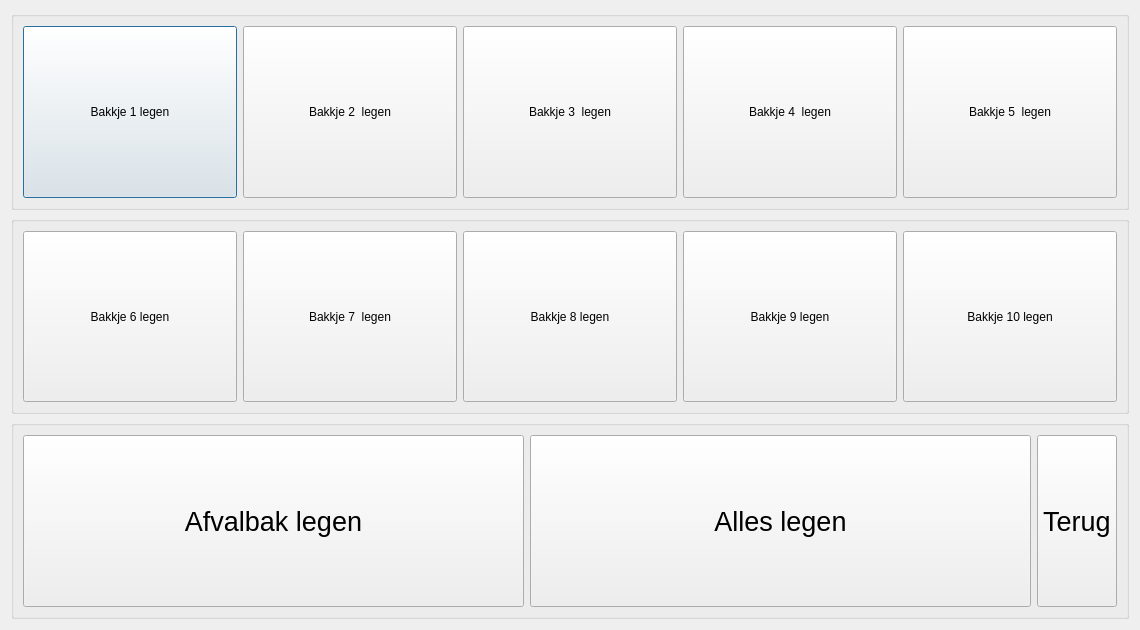
<?xml version="1.0" encoding="UTF-8"?>
<ui version="4.0">
 <class>Bakkjes</class>
 <widget class="QDialog" name="Bakkjes">
  <property name="geometry">
   <rect>
    <x>0</x>
    <y>0</y>
    <width>1140</width>
    <height>630</height>
   </rect>
  </property>
  <property name="sizePolicy">
   <sizepolicy hsizetype="Expanding" vsizetype="Expanding">
    <horstretch>0</horstretch>
    <verstretch>0</verstretch>
   </sizepolicy>
  </property>
  <property name="windowTitle">
   <string>Bakkjes</string>
  </property>
  <layout class="QVBoxLayout" name="verticalLayout">
   <item>
    <widget class="QGroupBox" name="groupBox">
     <property name="title">
      <string/>
     </property>
     <property name="flat">
      <bool>true</bool>
     </property>
     <layout class="QHBoxLayout" name="horizontalLayout_2">
      <item>
       <widget class="QPushButton" name="Bakkje1">
        <property name="sizePolicy">
         <sizepolicy hsizetype="Expanding" vsizetype="Ignored">
          <horstretch>0</horstretch>
          <verstretch>0</verstretch>
         </sizepolicy>
        </property>
        <property name="minimumSize">
         <size>
          <width>0</width>
          <height>0</height>
         </size>
        </property>
        <property name="sizeIncrement">
         <size>
          <width>1</width>
          <height>1</height>
         </size>
        </property>
        <property name="text">
         <string>Bakkje 1 legen</string>
        </property>
        <property name="icon">
         <iconset>
          <normaloff>resources/icons/bakkje1.png</normaloff>resources/icons/bakkje1.png</iconset>
        </property>
        <property name="iconSize">
         <size>
          <width>130</width>
          <height>150</height>
         </size>
        </property>
        <property name="default">
         <bool>false</bool>
        </property>
       </widget>
      </item>
      <item>
       <widget class="QPushButton" name="Bakkje2">
        <property name="sizePolicy">
         <sizepolicy hsizetype="Expanding" vsizetype="Ignored">
          <horstretch>0</horstretch>
          <verstretch>0</verstretch>
         </sizepolicy>
        </property>
        <property name="sizeIncrement">
         <size>
          <width>1</width>
          <height>1</height>
         </size>
        </property>
        <property name="text">
         <string>Bakkje 2  legen</string>
        </property>
        <property name="icon">
         <iconset>
          <normaloff>resources/icons/bakkje2.png</normaloff>resources/icons/bakkje2.png</iconset>
        </property>
        <property name="iconSize">
         <size>
          <width>130</width>
          <height>150</height>
         </size>
        </property>
       </widget>
      </item>
      <item>
       <widget class="QPushButton" name="Bakkje3">
        <property name="sizePolicy">
         <sizepolicy hsizetype="Expanding" vsizetype="Ignored">
          <horstretch>0</horstretch>
          <verstretch>0</verstretch>
         </sizepolicy>
        </property>
        <property name="sizeIncrement">
         <size>
          <width>1</width>
          <height>1</height>
         </size>
        </property>
        <property name="text">
         <string>Bakkje 3  legen</string>
        </property>
        <property name="icon">
         <iconset>
          <normaloff>resources/icons/bakkje3.png</normaloff>resources/icons/bakkje3.png</iconset>
        </property>
        <property name="iconSize">
         <size>
          <width>130</width>
          <height>150</height>
         </size>
        </property>
       </widget>
      </item>
      <item>
       <widget class="QPushButton" name="Bakkje4">
        <property name="sizePolicy">
         <sizepolicy hsizetype="Expanding" vsizetype="Ignored">
          <horstretch>0</horstretch>
          <verstretch>0</verstretch>
         </sizepolicy>
        </property>
        <property name="sizeIncrement">
         <size>
          <width>1</width>
          <height>1</height>
         </size>
        </property>
        <property name="text">
         <string>Bakkje 4  legen</string>
        </property>
        <property name="icon">
         <iconset>
          <normaloff>resources/icons/bakkje4.png</normaloff>resources/icons/bakkje4.png</iconset>
        </property>
        <property name="iconSize">
         <size>
          <width>130</width>
          <height>150</height>
         </size>
        </property>
       </widget>
      </item>
      <item>
       <widget class="QPushButton" name="Bakkje5">
        <property name="sizePolicy">
         <sizepolicy hsizetype="Expanding" vsizetype="Ignored">
          <horstretch>0</horstretch>
          <verstretch>0</verstretch>
         </sizepolicy>
        </property>
        <property name="minimumSize">
         <size>
          <width>1</width>
          <height>1</height>
         </size>
        </property>
        <property name="sizeIncrement">
         <size>
          <width>1</width>
          <height>1</height>
         </size>
        </property>
        <property name="text">
         <string>Bakkje 5  legen</string>
        </property>
        <property name="icon">
         <iconset>
          <normaloff>resources/icons/bakkje5.png</normaloff>resources/icons/bakkje5.png</iconset>
        </property>
        <property name="iconSize">
         <size>
          <width>130</width>
          <height>150</height>
         </size>
        </property>
       </widget>
      </item>
     </layout>
    </widget>
   </item>
   <item>
    <widget class="QGroupBox" name="groupBox_4">
     <property name="title">
      <string/>
     </property>
     <property name="flat">
      <bool>true</bool>
     </property>
     <layout class="QHBoxLayout" name="horizontalLayout_4">
      <item>
       <widget class="QPushButton" name="Bakkje6">
        <property name="sizePolicy">
         <sizepolicy hsizetype="Expanding" vsizetype="Ignored">
          <horstretch>0</horstretch>
          <verstretch>0</verstretch>
         </sizepolicy>
        </property>
        <property name="minimumSize">
         <size>
          <width>0</width>
          <height>0</height>
         </size>
        </property>
        <property name="sizeIncrement">
         <size>
          <width>1</width>
          <height>1</height>
         </size>
        </property>
        <property name="text">
         <string>Bakkje 6 legen</string>
        </property>
        <property name="icon">
         <iconset>
          <normaloff>resources/icons/bakkje6.png</normaloff>resources/icons/bakkje6.png</iconset>
        </property>
        <property name="iconSize">
         <size>
          <width>130</width>
          <height>150</height>
         </size>
        </property>
        <property name="default">
         <bool>false</bool>
        </property>
       </widget>
      </item>
      <item>
       <widget class="QPushButton" name="Bakkje7">
        <property name="sizePolicy">
         <sizepolicy hsizetype="Expanding" vsizetype="Ignored">
          <horstretch>0</horstretch>
          <verstretch>0</verstretch>
         </sizepolicy>
        </property>
        <property name="sizeIncrement">
         <size>
          <width>1</width>
          <height>1</height>
         </size>
        </property>
        <property name="text">
         <string>Bakkje 7  legen</string>
        </property>
        <property name="icon">
         <iconset>
          <normaloff>resources/icons/bakkje7.png</normaloff>resources/icons/bakkje7.png</iconset>
        </property>
        <property name="iconSize">
         <size>
          <width>130</width>
          <height>150</height>
         </size>
        </property>
       </widget>
      </item>
      <item>
       <widget class="QPushButton" name="Bakkje8">
        <property name="sizePolicy">
         <sizepolicy hsizetype="Expanding" vsizetype="Ignored">
          <horstretch>0</horstretch>
          <verstretch>0</verstretch>
         </sizepolicy>
        </property>
        <property name="sizeIncrement">
         <size>
          <width>1</width>
          <height>1</height>
         </size>
        </property>
        <property name="text">
         <string>Bakkje 8 legen</string>
        </property>
        <property name="icon">
         <iconset>
          <normaloff>resources/icons/bakkje8.png</normaloff>resources/icons/bakkje8.png</iconset>
        </property>
        <property name="iconSize">
         <size>
          <width>130</width>
          <height>150</height>
         </size>
        </property>
       </widget>
      </item>
      <item>
       <widget class="QPushButton" name="Bakkje9">
        <property name="sizePolicy">
         <sizepolicy hsizetype="Expanding" vsizetype="Ignored">
          <horstretch>0</horstretch>
          <verstretch>0</verstretch>
         </sizepolicy>
        </property>
        <property name="sizeIncrement">
         <size>
          <width>1</width>
          <height>1</height>
         </size>
        </property>
        <property name="text">
         <string>Bakkje 9 legen</string>
        </property>
        <property name="icon">
         <iconset>
          <normaloff>resources/icons/bakkje9.png</normaloff>resources/icons/bakkje9.png</iconset>
        </property>
        <property name="iconSize">
         <size>
          <width>130</width>
          <height>150</height>
         </size>
        </property>
       </widget>
      </item>
      <item>
       <widget class="QPushButton" name="Bakkje10">
        <property name="sizePolicy">
         <sizepolicy hsizetype="Expanding" vsizetype="Ignored">
          <horstretch>0</horstretch>
          <verstretch>0</verstretch>
         </sizepolicy>
        </property>
        <property name="minimumSize">
         <size>
          <width>1</width>
          <height>1</height>
         </size>
        </property>
        <property name="sizeIncrement">
         <size>
          <width>1</width>
          <height>1</height>
         </size>
        </property>
        <property name="text">
         <string>Bakkje 10 legen</string>
        </property>
        <property name="icon">
         <iconset>
          <normaloff>resources/icons/bakkje10.png</normaloff>resources/icons/bakkje10.png</iconset>
        </property>
        <property name="iconSize">
         <size>
          <width>130</width>
          <height>150</height>
         </size>
        </property>
       </widget>
      </item>
     </layout>
    </widget>
   </item>
   <item>
    <widget class="QGroupBox" name="groupBox_3">
     <property name="title">
      <string/>
     </property>
     <layout class="QHBoxLayout" name="horizontalLayout">
      <item>
       <widget class="QPushButton" name="Bakkje1_7">
        <property name="sizePolicy">
         <sizepolicy hsizetype="Expanding" vsizetype="Ignored">
          <horstretch>0</horstretch>
          <verstretch>0</verstretch>
         </sizepolicy>
        </property>
        <property name="minimumSize">
         <size>
          <width>0</width>
          <height>0</height>
         </size>
        </property>
        <property name="sizeIncrement">
         <size>
          <width>1</width>
          <height>1</height>
         </size>
        </property>
        <property name="font">
         <font>
          <pointsize>20</pointsize>
         </font>
        </property>
        <property name="text">
         <string>Afvalbak legen</string>
        </property>
        <property name="icon">
         <iconset>
          <normaloff>resources/icons/5a364e155f2996.0940982315135083733898.png</normaloff>resources/icons/5a364e155f2996.0940982315135083733898.png</iconset>
        </property>
        <property name="iconSize">
         <size>
          <width>150</width>
          <height>150</height>
         </size>
        </property>
       </widget>
      </item>
      <item>
       <widget class="QPushButton" name="Bakkje1_8">
        <property name="sizePolicy">
         <sizepolicy hsizetype="Expanding" vsizetype="Ignored">
          <horstretch>0</horstretch>
          <verstretch>0</verstretch>
         </sizepolicy>
        </property>
        <property name="minimumSize">
         <size>
          <width>0</width>
          <height>0</height>
         </size>
        </property>
        <property name="sizeIncrement">
         <size>
          <width>1</width>
          <height>1</height>
         </size>
        </property>
        <property name="font">
         <font>
          <pointsize>20</pointsize>
         </font>
        </property>
        <property name="text">
         <string>Alles legen</string>
        </property>
        <property name="icon">
         <iconset>
          <normaloff>resources/icons/alleslegen.png</normaloff>resources/icons/alleslegen.png</iconset>
        </property>
        <property name="iconSize">
         <size>
          <width>150</width>
          <height>150</height>
         </size>
        </property>
       </widget>
      </item>
      <item>
       <widget class="QPushButton" name="Terug">
        <property name="sizePolicy">
         <sizepolicy hsizetype="Minimum" vsizetype="Ignored">
          <horstretch>0</horstretch>
          <verstretch>0</verstretch>
         </sizepolicy>
        </property>
        <property name="minimumSize">
         <size>
          <width>0</width>
          <height>0</height>
         </size>
        </property>
        <property name="sizeIncrement">
         <size>
          <width>1</width>
          <height>1</height>
         </size>
        </property>
        <property name="font">
         <font>
          <pointsize>20</pointsize>
         </font>
        </property>
        <property name="text">
         <string>Terug</string>
        </property>
        <property name="icon">
         <iconset>
          <normaloff>resources/icons/cross.png</normaloff>resources/icons/cross.png</iconset>
        </property>
        <property name="iconSize">
         <size>
          <width>150</width>
          <height>150</height>
         </size>
        </property>
       </widget>
      </item>
     </layout>
    </widget>
   </item>
  </layout>
 </widget>
 <tabstops>
  <tabstop>Bakkje1</tabstop>
  <tabstop>Bakkje2</tabstop>
  <tabstop>Bakkje3</tabstop>
  <tabstop>Bakkje4</tabstop>
  <tabstop>Bakkje5</tabstop>
  <tabstop>Bakkje6</tabstop>
  <tabstop>Bakkje7</tabstop>
  <tabstop>Bakkje8</tabstop>
  <tabstop>Bakkje9</tabstop>
  <tabstop>Bakkje10</tabstop>
  <tabstop>Bakkje1_7</tabstop>
  <tabstop>Bakkje1_8</tabstop>
  <tabstop>Terug</tabstop>
 </tabstops>
 <resources/>
 <connections/>
</ui>
